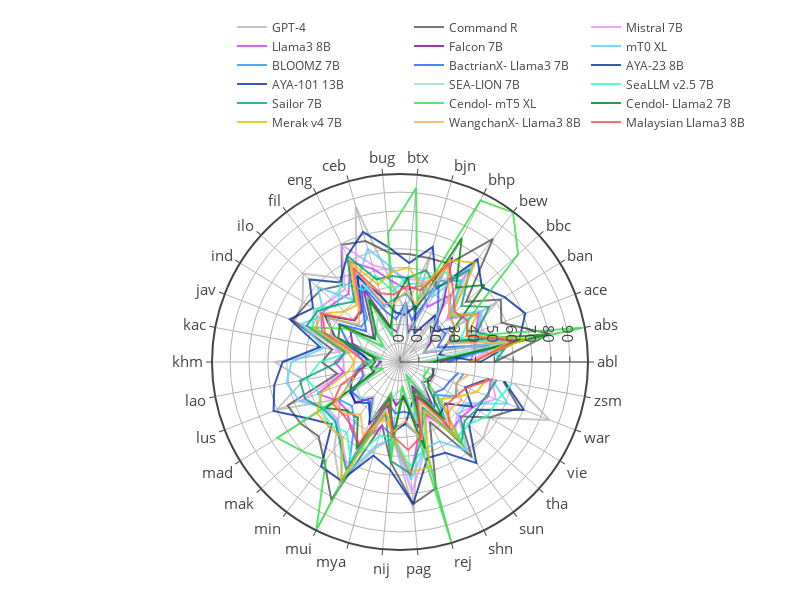

The notebook cell this image was saved under:
### Markdown cell above
Per model.

### Code cell
import plotly.express as px

fig = go.Figure()

for i, model in enumerate(model_to_index.keys()):
    if model not in df['model'].unique():
        continue
    
    pdf = df[(df['prompt_lang'] == 'eng') & (df['model'] == model)].groupby(['prompt_lang', 'lang'])[['accuracy','macro_f1_score','weighted_f1_score']].mean().reset_index()
    fig.add_trace(go.Scatterpolar(
          r=pdf['weighted_f1_score'],
          theta=pdf["lang"].unique(),
          fill='none',
          line=dict(color=model_to_individual_color[model], width=2),
          marker=dict(size=10, symbol=i+100),
          name=model_to_display_name[model],
          opacity=0.8,
    ))

# fig.update_layout(
#     template='plotly_white',
# )

fig.update_layout(
    template='none',
    width=800,
    height=600,
    margin=dict(l=50, r=50, t=50, b=50),
    font_size = 15,
    showlegend = True,
    polar = dict(
      angularaxis = dict(
        linewidth = 2,
        showline=True,
        linecolor='light gray'
      ),
      radialaxis = dict(
        side = "counterclockwise",
        showline = True,
        linewidth = 1,
        gridcolor = "light gray",
        gridwidth = 1,
      ),
    ),
    legend=dict(
        orientation="h",
        yanchor="bottom",
        y=1.1,
        xanchor="right",
        x=1.0,
        font_size=12,
    )
)

fig.write_image('../figures/nlu/weighted_f1_score_per_lang.pdf')
fig.show()

### Figure 1 — Plotly figure (JSON) as saved in the notebook; plotly's stock layout.template omitted (floating-point values rounded to 4 significant figures)
{"data": [{"fill": "none", "line": {"color": "#b8b8b8", "width": 2}, "marker": {"size": 10, "symbol": 100}, "name": "GPT-4", "opacity": 0.8, "r": [63.25, 39.05, 39.29, 60.34, 7.074, 68.54, 2.761, 60.44, 27.8, 40.45, 85.57, 52.1, 55.93, 69.46, 60.68, 59.68, 30.83, 66.41, 51.85, 69.98, 37.1, 44.26, 57.89, 71.84, 47.63, 40.16, 79.4, 34.01, 21.7, 58.45, 59.64, 56.11, 84.91, 61.6], "theta": ["abl", "abs", "ace", "ban", "bbc", "bew", "bhp", "bjn", "btx", "bug", "ceb", "eng", "fil", "ilo", "ind", "jav", "kac", "khm", "lao", "lus", "mad", "mak", "min", "mui", "mya", "nij", "pag", "rej", "shn", "sun", "tha", "vie", "war", "zsm"], "type": "scatterpolar"}, {"fill": "none", "line": {"color": "#545454", "width": 2}, "marker": {"size": 10, "symbol": 101}, "name": "Command R", "opacity": 0.8, "r": [50.11, 80.83, 57.62, 62.83, 47.37, 81.75, 58.19, 57.15, 57.29, 57.9, 66.67, 69.38, 51.05, 56.78, 58.26, 61.16, 36.55, 41.47, 33.76, 63.86, 61.89, 58.38, 66.44, 81.66, 34.81, 53.31, 75.56, 69.62, 35.39, 63.22, 42.74, 55.86, 67.62, 55.71], "theta": ["abl", "abs", "ace", "ban", "bbc", "bew", "bhp", "bjn", "btx", "bug", "ceb", "eng", "fil", "ilo", "ind", "jav", "kac", "khm", "lao", "lus", "mad", "mak", "min", "mui", "mya", "nij", "pag", "rej", "shn", "sun", "tha", "vie", "war", "zsm"], "type": "scatterpolar"}, {"fill": "none", "line": {"color": "#e791ff", "width": 2}, "marker": {"size": 10, "symbol": 102}, "name": "Mistral 7B", "opacity": 0.8, "r": [36.68, 53.64, 46.43, 49.6, 32.99, 59.28, 44.29, 44.59, 44.29, 48.76, 53.53, 69.19, 48.45, 49.1, 52.49, 46.7, 33.15, 29.8, 30.67, 56.07, 45.68, 44.8, 51.24, 62.65, 27.38, 40.12, 69.25, 48.59, 31.88, 48.26, 40.85, 45.17, 54.38, 49.61], "theta": ["abl", "abs", "ace", "ban", "bbc", "bew", "bhp", "bjn", "btx", "bug", "ceb", "eng", "fil", "ilo", "ind", "jav", "kac", "khm", "lao", "lus", "mad", "mak", "min", "mui", "mya", "nij", "pag", "rej", "shn", "sun", "tha", "vie", "war", "zsm"], "type": "scatterpolar"}, {"fill": "none", "line": {"color": "#d43bff", "width": 2}, "marker": {"size": 10, "symbol": 103}, "name": "Llama3 8B", "opacity": 0.8, "r": [37.32, 40.29, 43.25, 48.87, 34.8, 44.54, 32.56, 42.21, 38.52, 42.92, 51.19, 59.46, 45.19, 46.68, 49.19, 44.35, 28.5, 34.59, 30.29, 46.78, 38.96, 38.02, 43.6, 49.22, 35.18, 39.55, 60.54, 38.5, 31.13, 45.19, 43.77, 45.53, 50.26, 48.97], "theta": ["abl", "abs", "ace", "ban", "bbc", "bew", "bhp", "bjn", "btx", "bug", "ceb", "eng", "fil", "ilo", "ind", "jav", "kac", "khm", "lao", "lus", "mad", "mak", "min", "mui", "mya", "nij", "pag", "rej", "shn", "sun", "tha", "vie", "war", "zsm"], "type": "scatterpolar"}, {"fill": "none", "line": {"color": "#8507a8", "width": 2}, "marker": {"size": 10, "symbol": 104}, "name": "Falcon 7B", "opacity": 0.8, "r": [21.08, 63.17, 13.3, 18.96, 22.98, 37.86, 62.08, 15.58, 31.93, 15.75, 19.46, 43.69, 25.09, 18.77, 30.82, 27.01, 14.15, 10.24, 12.7, 15.03, 30.29, 32.31, 23.65, 37.04, 18.02, 23.04, 18.83, 36.02, 14.12, 28.2, 15.9, 18.8, 19.08, 17.43], "theta": ["abl", "abs", "ace", "ban", "bbc", "bew", "bhp", "bjn", "btx", "bug", "ceb", "eng", "fil", "ilo", "ind", "jav", "kac", "khm", "lao", "lus", "mad", "mak", "min", "mui", "mya", "nij", "pag", "rej", "shn", "sun", "tha", "vie", "war", "zsm"], "type": "scatterpolar"}, {"fill": "none", "line": {"color": "#59d0ff", "width": 2}, "marker": {"size": 10, "symbol": 105}, "name": "mT0 XL", "opacity": 0.8, "r": [37.57, 63.65, 43.7, 51.24, 36.99, 66.08, 38.39, 43.6, 41.35, 50.27, 62.47, 49.44, 40.98, 59.03, 47.23, 56.02, 40.87, 57.54, 61.15, 56.98, 46.75, 45.75, 52.59, 68.77, 45.9, 40.9, 62.55, 47.83, 46.96, 58.84, 41.83, 41.41, 61.37, 49.44], "theta": ["abl", "abs", "ace", "ban", "bbc", "bew", "bhp", "bjn", "btx", "bug", "ceb", "eng", "fil", "ilo", "ind", "jav", "kac", "khm", "lao", "lus", "mad", "mak", "min", "mui", "mya", "nij", "pag", "rej", "shn", "sun", "tha", "vie", "war", "zsm"], "type": "scatterpolar"}, {"fill": "none", "line": {"color": "#2693ff", "width": 2}, "marker": {"size": 10, "symbol": 106}, "name": "BLOOMZ 7B", "opacity": 0.8, "r": [25.59, 66.48, 28.38, 34.21, 35.82, 53.89, 48.03, 30.44, 36.33, 33.28, 30.89, 51.72, 28.89, 27.78, 44.71, 38.17, 23.13, 18.88, 23.62, 28.13, 37.81, 34.5, 39.9, 60.2, 23.03, 34.57, 33.09, 42.16, 19.75, 41.32, 25.93, 34.79, 32.06, 34.27], "theta": ["abl", "abs", "ace", "ban", "bbc", "bew", "bhp", "bjn", "btx", "bug", "ceb", "eng", "fil", "ilo", "ind", "jav", "kac", "khm", "lao", "lus", "mad", "mak", "min", "mui", "mya", "nij", "pag", "rej", "shn", "sun", "tha", "vie", "war", "zsm"], "type": "scatterpolar"}, {"fill": "none", "line": {"color": "#2660ff", "width": 2}, "marker": {"size": 10, "symbol": 107}, "name": "BactrianX-\nLlama3 7B", "opacity": 0.8, "r": [24.86, 48.6, 21.18, 28.48, 26.85, 33.37, 45.93, 22.85, 31.36, 22.71, 27.92, 45.59, 31.96, 24.32, 38.3, 30.05, 19.9, 16.99, 20.71, 20.96, 30.01, 28.76, 26.17, 35.72, 22.83, 27.19, 26.5, 29.23, 20.53, 30.23, 24.48, 27.09, 28.26, 31.46], "theta": ["abl", "abs", "ace", "ban", "bbc", "bew", "bhp", "bjn", "btx", "bug", "ceb", "eng", "fil", "ilo", "ind", "jav", "kac", "khm", "lao", "lus", "mad", "mak", "min", "mui", "mya", "nij", "pag", "rej", "shn", "sun", "tha", "vie", "war", "zsm"], "type": "scatterpolar"}, {"fill": "none", "line": {"color": "#052fa3", "width": 2}, "marker": {"size": 10, "symbol": 108}, "name": "AYA-23 8B", "opacity": 0.8, "r": [43.26, 21.16, 26.94, 34.98, 24.28, 31.18, 16.77, 30.94, 25.08, 26.48, 36.05, 50.85, 33.54, 32.65, 46.84, 36.91, 20.47, 15.11, 21.96, 27.44, 31.04, 31.69, 27.28, 35.48, 23.75, 37.28, 32.61, 22.84, 20.84, 34.9, 32.71, 44.82, 37.07, 47.89], "theta": ["abl", "abs", "ace", "ban", "bbc", "bew", "bhp", "bjn", "btx", "bug", "ceb", "eng", "fil", "ilo", "ind", "jav", "kac", "khm", "lao", "lus", "mad", "mak", "min", "mui", "mya", "nij", "pag", "rej", "shn", "sun", "tha", "vie", "war", "zsm"], "type": "scatterpolar"}, {"fill": "none", "line": {"color": "#052fa3", "width": 2}, "marker": {"size": 10, "symbol": 109}, "name": "AYA-101 13B", "opacity": 0.8, "r": [42.55, 64.34, 71.19, 65.23, 58.78, 68.16, 43.25, 63.45, 52.68, 60.74, 71.7, 62.81, 52.85, 64.97, 54.21, 62.63, 43.13, 62.2, 67.8, 71.83, 56.95, 48.97, 69.34, 70.2, 51.54, 57.25, 75.71, 52.92, 53.79, 67.16, 49.45, 48.02, 70.53, 56.35], "theta": ["abl", "abs", "ace", "ban", "bbc", "bew", "bhp", "bjn", "btx", "bug", "ceb", "eng", "fil", "ilo", "ind", "jav", "kac", "khm", "lao", "lus", "mad", "mak", "min", "mui", "mya", "nij", "pag", "rej", "shn", "sun", "tha", "vie", "war", "zsm"], "type": "scatterpolar"}, {"fill": "none", "line": {"color": "#95dbc7", "width": 2}, "marker": {"size": 10, "symbol": 110}, "name": "SEA-LION 7B", "opacity": 0.8, "r": [10.29, 62.26, 13.5, 16.55, 21.31, 35.34, 60.27, 13.37, 31.84, 15.2, 13.57, 26.58, 20.6, 10.22, 27.64, 21.44, 8.682, 16.79, 15.18, 12.49, 26.83, 28.32, 22.78, 34.65, 22.95, 15.99, 14.39, 34.09, 9.693, 23.43, 16.3, 14.69, 14.18, 13.34], "theta": ["abl", "abs", "ace", "ban", "bbc", "bew", "bhp", "bjn", "btx", "bug", "ceb", "eng", "fil", "ilo", "ind", "jav", "kac", "khm", "lao", "lus", "mad", "mak", "min", "mui", "mya", "nij", "pag", "rej", "shn", "sun", "tha", "vie", "war", "zsm"], "type": "scatterpolar"}, {"fill": "none", "line": {"color": "#26ffc2", "width": 2}, "marker": {"size": 10, "symbol": 111}, "name": "SeaLLM\nv2.5 7B", "opacity": 0.8, "r": [50.73, 55.12, 34.54, 43.43, 36.34, 53.9, 53.17, 45.78, 45.76, 37.69, 47.58, 42.5, 52.59, 44.67, 53.44, 49.8, 27.4, 42.6, 50.27, 45.81, 48.69, 49.79, 46.76, 58.44, 41.04, 39.11, 55.7, 47.79, 28.67, 50.09, 49.04, 54.53, 55.44, 60.62], "theta": ["abl", "abs", "ace", "ban", "bbc", "bew", "bhp", "bjn", "btx", "bug", "ceb", "eng", "fil", "ilo", "ind", "jav", "kac", "khm", "lao", "lus", "mad", "mak", "min", "mui", "mya", "nij", "pag", "rej", "shn", "sun", "tha", "vie", "war", "zsm"], "type": "scatterpolar"}, {"fill": "none", "line": {"color": "#059e73", "width": 2}, "marker": {"size": 10, "symbol": 112}, "name": "Sailor 7B", "opacity": 0.8, "r": [50.41, 59.19, 43.79, 55.53, 44.06, 61.46, 43.89, 50.5, 44.76, 45.73, 45.56, 63.04, 40.16, 44.99, 51.32, 53.05, 29.86, 32.65, 53.88, 53.92, 47.64, 46.53, 52.78, 63.92, 28.1, 52.66, 59.33, 42.18, 26.72, 53.99, 46.32, 47.74, 49.2, 52.09], "theta": ["abl", "abs", "ace", "ban", "bbc", "bew", "bhp", "bjn", "btx", "bug", "ceb", "eng", "fil", "ilo", "ind", "jav", "kac", "khm", "lao", "lus", "mad", "mak", "min", "mui", "mya", "nij", "pag", "rej", "shn", "sun", "tha", "vie", "war", "zsm"], "type": "scatterpolar"}, {"fill": "none", "line": {"color": "#37db4a", "width": 2}, "marker": {"size": 10, "symbol": 113}, "name": "Cendol-\nmT5 XL", "opacity": 0.8, "r": [15.0, 98.47, 38.25, 42.26, 84.7, 99.36, 95.62, 33.35, 92.58, 68.65, 14.08, 38.69, 23.79, 12.17, 33.38, 50.54, 10.44, 20.3, 15.33, 9.558, 76.49, 70.16, 65.16, 99.63, 16.56, 52.64, 12.77, 98.94, 7.237, 56.63, 26.41, 14.72, 15.09, 15.9], "theta": ["abl", "abs", "ace", "ban", "bbc", "bew", "bhp", "bjn", "btx", "bug", "ceb", "eng", "fil", "ilo", "ind", "jav", "kac", "khm", "lao", "lus", "mad", "mak", "min", "mui", "mya", "nij", "pag", "rej", "shn", "sun", "tha", "vie", "war", "zsm"], "type": "scatterpolar"}, {"fill": "none", "line": {"color": "#018210", "width": 2}, "marker": {"size": 10, "symbol": 114}, "name": "Cendol-\nLlama2 7B", "opacity": 0.8, "r": [17.53, 79.96, 30.84, 33.47, 60.55, 49.3, 73.41, 27.91, 45.14, 32.31, 18.69, 36.79, 21.42, 17.8, 37.45, 35.05, 14.72, 13.16, 15.92, 14.99, 46.34, 38.12, 37.11, 51.65, 19.9, 40.26, 17.7, 47.68, 16.5, 38.5, 20.57, 17.29, 18.52, 18.42], "theta": ["abl", "abs", "ace", "ban", "bbc", "bew", "bhp", "bjn", "btx", "bug", "ceb", "eng", "fil", "ilo", "ind", "jav", "kac", "khm", "lao", "lus", "mad", "mak", "min", "mui", "mya", "nij", "pag", "rej", "shn", "sun", "tha", "vie", "war", "zsm"], "type": "scatterpolar"}, {"fill": "none", "line": {"color": "#e3bd00", "width": 2}, "marker": {"size": 10, "symbol": 115}, "name": "Merak v4 7B", "opacity": 0.8, "r": [37.02, 68.63, 37.67, 48.28, 36.38, 66.06, 60.1, 41.44, 50.38, 47.84, 42.41, 59.55, 37.93, 39.73, 48.54, 48.44, 27.94, 24.23, 27.98, 44.31, 51.67, 51.04, 50.48, 70.28, 27.19, 40.0, 58.64, 57.92, 28.65, 50.82, 29.26, 35.35, 43.65, 47.1], "theta": ["abl", "abs", "ace", "ban", "bbc", "bew", "bhp", "bjn", "btx", "bug", "ceb", "eng", "fil", "ilo", "ind", "jav", "kac", "khm", "lao", "lus", "mad", "mak", "min", "mui", "mya", "nij", "pag", "rej", "shn", "sun", "tha", "vie", "war", "zsm"], "type": "scatterpolar"}, {"fill": "none", "line": {"color": "#ffaf4d", "width": 2}, "marker": {"size": 10, "symbol": 116}, "name": "WangchanX-\nLlama3 8B", "opacity": 0.8, "r": [38.44, 59.25, 26.8, 35.23, 35.03, 43.28, 56.88, 31.58, 38.32, 31.23, 32.26, 57.61, 36.64, 29.31, 44.98, 38.73, 23.72, 24.3, 25.14, 26.63, 40.37, 41.37, 34.76, 43.64, 31.55, 36.95, 31.18, 42.94, 23.55, 39.79, 36.51, 38.44, 31.34, 36.96], "theta": ["abl", "abs", "ace", "ban", "bbc", "bew", "bhp", "bjn", "btx", "bug", "ceb", "eng", "fil", "ilo", "ind", "jav", "kac", "khm", "lao", "lus", "mad", "mak", "min", "mui", "mya", "nij", "pag", "rej", "shn", "sun", "tha", "vie", "war", "zsm"], "type": "scatterpolar"}, {"fill": "none", "line": {"color": "#ff4d4d", "width": 2}, "marker": {"size": 10, "symbol": 117}, "name": "Malaysian\nLlama3 8B", "opacity": 0.8, "r": [38.9, 62.31, 38.08, 41.86, 39.24, 46.86, 58.31, 39.45, 40.52, 35.89, 37.82, 55.54, 34.51, 33.13, 48.55, 42.59, 24.7, 18.89, 20.4, 33.57, 42.09, 41.01, 42.51, 48.46, 22.2, 39.56, 46.81, 41.08, 19.63, 44.0, 33.74, 34.61, 37.67, 49.87], "theta": ["abl", "abs", "ace", "ban", "bbc", "bew", "bhp", "bjn", "btx", "bug", "ceb", "eng", "fil", "ilo", "ind", "jav", "kac", "khm", "lao", "lus", "mad", "mak", "min", "mui", "mya", "nij", "pag", "rej", "shn", "sun", "tha", "vie", "war", "zsm"], "type": "scatterpolar"}], "layout": {"font": {"size": 15}, "height": 600, "legend": {"font": {"size": 12}, "orientation": "h", "x": 1, "xanchor": "right", "y": 1.1, "yanchor": "bottom"}, "margin": {"b": 50, "l": 50, "r": 50, "t": 50}, "polar": {"angularaxis": {"linecolor": "light gray", "linewidth": 2, "showline": true, "type": "category"}, "radialaxis": {"autorange": true, "gridcolor": "light gray", "gridwidth": 1, "linewidth": 1, "range": [0, 99.63], "showline": true, "side": "counterclockwise", "type": "linear"}}, "showlegend": true, "width": 800}}
